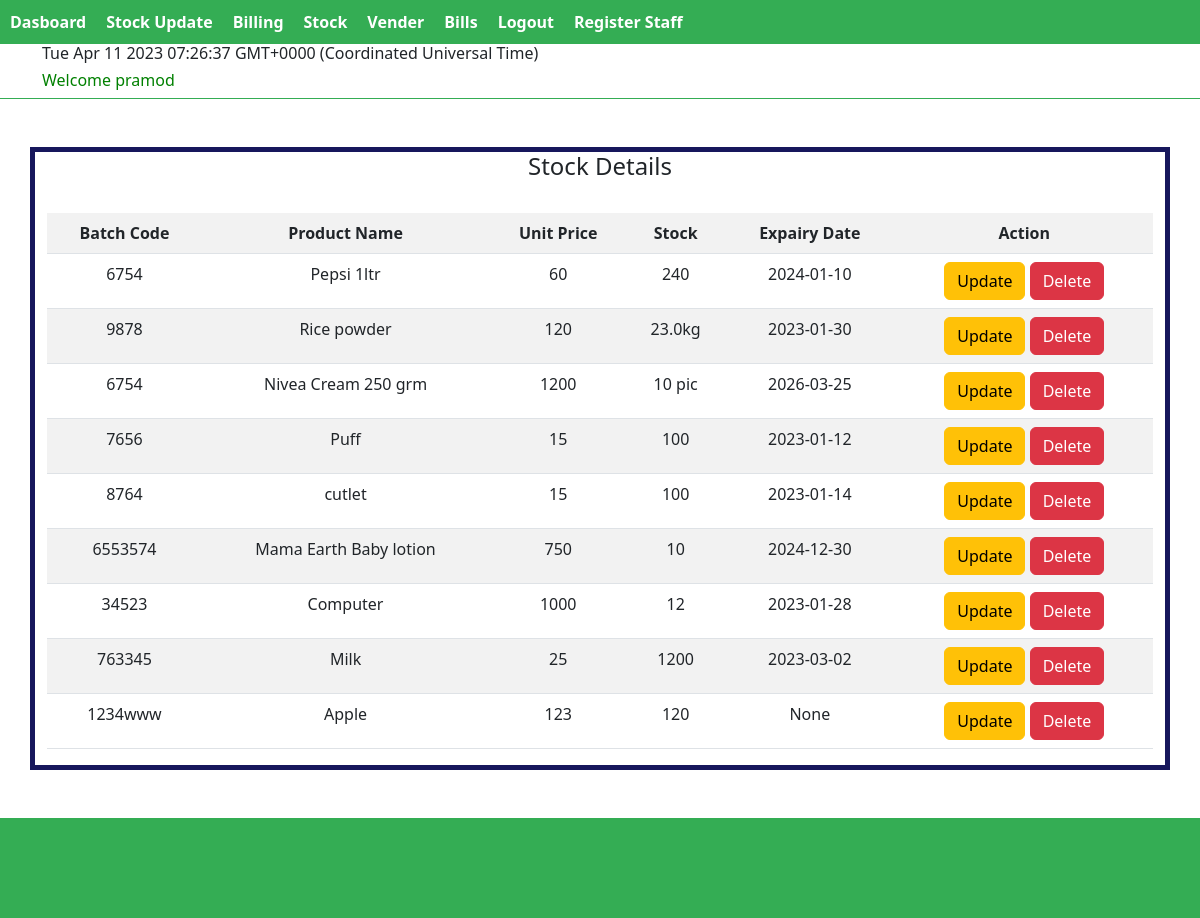
/products/TotalStock (signed in), run on the app's committed database.
### products/models.py (models this page shows, shortened)
class Products(models.Model):
    Product_category = models.CharField(max_length=255,choices=(
        ("FreshGoods","FreshGoods"),
        ("Groceries","Groceries"),
        ("Provision",'Provision'),
        ("Cosmetics","Cosmetics"),
        ("Beverages","Beverages"),
        ("Bakeries","Bakeries"),
        ("Other","Other")
    )
                                        )
    Product_Name = models.CharField(max_length=255)
    Product_unit_Price = models.CharField(max_length=255)
    GST = models.CharField(max_length=255)
    Product_Brand = models.CharField(max_length=255)
    Product_Stock = models.CharField(max_length=255)
    Batch_Code = models.CharField(max_length=255)
    product_Image = models.FileField(upload_to="product_image")
    Expairy_Date = models.CharField(max_length=255,null=True,blank=True)
    vender = models.ForeignKey(Venders,on_delete=models.CASCADE,null=True)

### products/views.py (the view)
# urls.py: path("TotalStock",views.TotalStock,name='TotalStock'),
def TotalStock(request):
    stock = Products.objects.all()
    context = {
        "stock":stock
    }
    return render(request,"Stock/stock.html",context)

### templates/Stock/stock.html (shortened to what this page needs)
{% extends 'Stock/adminhome.html' %}
{% block content %}
<div class="container text-center form-body mt-5">
    <h4>Stock Details</h4><br>
    <table class="table table-striped">
        <tr>
            <th>Batch Code</th>
            <th>Product Name</th>
            <th>Unit Price</th>
            <th>Stock</th>
            <th>Expairy Date</th>
            <th>Action</th>
        </tr>
        {% for item in stock %}
        <tr>
            <td>{{item.Batch_Code}}</td>
            <td>{{item.Product_Name}}</td>
            <td>{{item.Product_unit_Price}}</td>
            <td>{{item.Product_Stock}}</td>
            <td>{{item.Expairy_Date}}</td>
            <td>
                <a href="{%url 'UpdateItem' item.id %}" class="btn btn-warning">Update</a>
                <a href="{%url 'DeleteStock' item.id %}" class="btn btn-danger">Delete</a>
            </td>
        </tr>
        {% endfor %}
    </table>
</div>
{% endblock %}

### templates/Stock/adminhome.html (shortened to what this page needs)
{% load static %}
<!DOCTYPE html>
<html lang="en">
<head>
    <link rel="stylesheet" href="{%static 'css/styles.css' %}">
    <link href="https://cdn.jsdelivr.net/npm/bootstrap@5.3.0-alpha1/dist/css/bootstrap.min.css" rel="stylesheet">
    <link href=
"http://ajax.googleapis.com/ajax/libs/jqueryui/1.8.16/themes/ui-lightness/jquery-ui.css"
        rel="stylesheet" type="text/css" />
</head>
<body onload=display_ct();>
    <nav>
        <div class="billing-nav">
            <div class="item"><a href="{%url 'AdminHome' %}">Dasboard</a> </div>
            <div class="item"><a href="{%url 'MakeStock' %}">Stock Update</a></div>
            <div class="item"><a href="{%url 'Billing' %}">Billing</a></div>
            <div class="item"><a href="{%url 'TotalStock' %}">Stock</a> </div>
            <div class="item"><a href="{%url 'VenderPage' %}">Vender</a> </div>
            <div class="item"><a href="{%url 'BillsView' %}">Bills</a> </div>
            <div class="item"><a href="{%url 'SignOut' %}">Logout</a> </div>
            <div class="item"><a href="{%url 'SignUpStaff' %}">Register Staff</a> </div>
        </div>
    </nav>
    <div class="container-fluid time">
        <div class="container">
        <h6 id="date"></h6>
        <h6 style="color: Green;">Welcome {{request.user}}</h6>
        </div>
    </div>
    {% block content %}{% endblock %}
<div class="container-fluid bg-footer footer  mt-5">
</div>
</body>
</html>

### static/css/styles.css (style rules this page uses)
.billing-nav { width: 100%; background-color: #34AD54; color:white; display: flex; }
.item { padding: 10px; }
.item a { font-weight: 600; color: white; text-decoration: none; }
.time { border-bottom: .5px solid #34AD54; }
.form-body { border: 5px solid rgb(23, 23, 92); }
.footer { height: 100px; background-color: #34AD54; }

### data on the page
Products: Batch_Code "6754", Product_Name "Pepsi 1ltr", Product_unit_Price "60", Product_Stock "240", Expairy_Date "2024-01-10"
Products: Batch_Code "9878", Product_Name "Rice powder", Product_unit_Price "120", Product_Stock "23.0kg", Expairy_Date "2023-01-30"
Products: Batch_Code "6754", Product_Name "Nivea Cream 250 grm", Product_unit_Price "1200", Product_Stock "10 pic", Expairy_Date "2026-03-25"
Products: Batch_Code "7656", Product_Name "Puff", Product_unit_Price "15", Product_Stock "100", Expairy_Date "2023-01-12"
Products: Batch_Code "8764", Product_Name "cutlet", Product_unit_Price "15", Product_Stock "100", Expairy_Date "2023-01-14"
Products: Batch_Code "6553574", Product_Name "Mama Earth Baby lotion", Product_unit_Price "750", Product_Stock "10", Expairy_Date "2024-12-30"
Products: Batch_Code "34523", Product_Name "Computer", Product_unit_Price "1000", Product_Stock "12", Expairy_Date "2023-01-28"
Products: Batch_Code "763345", Product_Name "Milk", Product_unit_Price "25", Product_Stock "1200", Expairy_Date "2023-03-02"
Products: Batch_Code "1234www", Product_Name "Apple", Product_unit_Price "123", Product_Stock "120", Expairy_Date "None"

### other printed values
{{ request.user }} "pramod"
